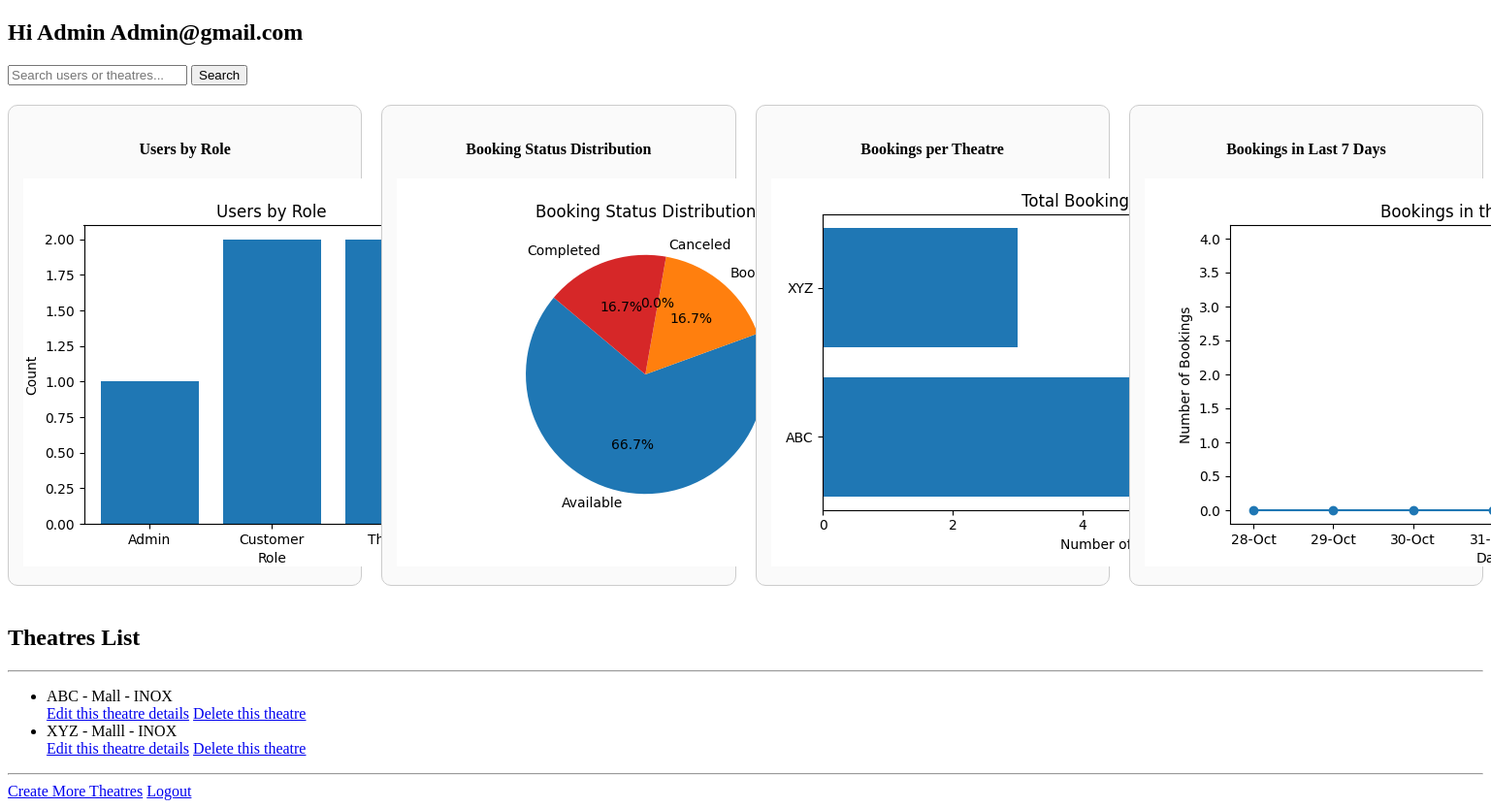
The page /dashboard (signed in) on the database its author committed.
### app.py (models this page shows)
class User(db.Model):
    uid=db.Column(db.Integer,primary_key=True,autoincrement=True)
    email=db.Column(db.String,unique=True,nullable=False)
    password=db.Column(db.String,nullable=False)
    f_rid = db.Column(db.Integer,db.ForeignKey(Role.rid),nullable=False)
    roles=db.relationship(Role,backref='users',lazy=True)

class Theatre(db.Model):
    tid=db.Column(db.Integer,primary_key=True,autoincrement=True)
    theatre_name=db.Column(db.String,unique=True,nullable=False)
    location=db.Column(db.String,nullable=False)
    franchise=db.Column(db.String,nullable=False)
    u_id=db.Column(db.Integer,db.ForeignKey(User.uid),nullable=False)
    user = db.relationship(User,backref='theatre',lazy=True)

### app.py (the view, shortened to what this page needs)
@app.route("/dashboard")
def dashboard_page():
    jinjaemail = session.get("email")
    role = session.get("f_rid")
    if role == 1:
        import os
        import matplotlib
        matplotlib.use('Agg')
        import matplotlib.pyplot as plt
        theatres = Theatre.query.all()
        users = User.query.all()
        bookings = Booking.query.all()
        graphs_path = os.path.join(app.root_path, 'static', 'graphs')
        os.makedirs(graphs_path, exist_ok=True)
        roles = Role.query.all()
        role_names = [r.role_name for r in roles]
        role_counts = [User.query.filter_by(f_rid=r.rid).count() for r in roles]
        plt.figure(figsize=(5, 4))
        plt.bar(role_names, role_counts)
        plt.title("Users by Role")
        plt.xlabel("Role")
        plt.ylabel("Count")
        users_by_role_path = os.path.join(graphs_path, "users_by_role.png")
        plt.savefig(users_by_role_path)
        plt.close()
        statuses = ['Available', 'Booked', 'Canceled', 'Completed']
        status_counts = [Booking.query.filter_by(status=s).count() for s in statuses]
        plt.figure(figsize=(5, 4))
        plt.pie(status_counts, labels=statuses, autopct='%1.1f%%', startangle=140)
        plt.title("Booking Status Distribution")
        bookings_status_path = os.path.join(graphs_path, "bookings_status.png")
        plt.savefig(bookings_status_path)
        plt.close()
        theatre_names = [t.theatre_name for t in theatres]
        theatre_counts = [Booking.query.filter_by(t_id=t.tid).count() for t in theatres]
        plt.figure(figsize=(7, 4))
        plt.barh(theatre_names, theatre_counts)
        plt.title("Total Bookings per Theatre")
        plt.xlabel("Number of Bookings")
        bookings_per_theatre_path = os.path.join(graphs_path, "bookings_per_theatre.png")
        plt.tight_layout()
        plt.savefig(bookings_per_theatre_path)
        plt.close()
        from datetime import timedelta
        from datetime import date
        today = date.today()
        last_7_days = [today - timedelta(days=i) for i in range(6, -1, -1)]
        booking_counts = [
            Booking.query.filter(Booking.booking_date == d).count()
            for d in last_7_days
        ]
        plt.figure(figsize=(7, 4))
        plt.plot([d.strftime('%d-%b') for d in last_7_days], booking_counts, marker='o')
        plt.title("Bookings in the Last 7 Days")
        plt.xlabel("Date")
        plt.ylabel("Number of Bookings")
        daily_trend_path = os.path.join(graphs_path, "daily_trend.png")
        plt.savefig(daily_trend_path)
        plt.close()
        return render_template(
            "AdminDashboard.html",
            jinjaemail=jinjaemail,
            theatres=theatres,
            users=users,
            graphs={
                "users_by_role": "graphs/users_by_role.png",
                "bookings_status": "graphs/bookings_status.png",
                "bookings_per_theatre": "graphs/bookings_per_theatre.png",
                "daily_trend": "graphs/daily_trend.png"
            }
        )

### app.py (called while the page is built)
@app.context_processor
def inject_now():
    from datetime import datetime
    return {'now': datetime.utcnow}

### templates/AdminDashboard.html (shortened to what this page needs)
<!DOCTYPE html>
<html lang="en">
<head>
</head>
<body>
    <h2>Hi Admin {{ jinjaemail }}</h2>
    <div class="search-box">
        <form method="GET" action="{{ url_for('admin_search') }}">
            <input type="text" name="query" placeholder="Search users or theatres..." required>
            <button type="submit">Search</button>
        </form>
    </div>
    <div class="graph-container">
        <div class="graph-card">
            <h4>Users by Role</h4>
            <img src="{{ url_for('static', filename=graphs['users_by_role']) }}" alt="Users by Role">
        </div>
        <div class="graph-card">
            <h4>Booking Status Distribution</h4>
            <img src="{{ url_for('static', filename=graphs['bookings_status']) }}" alt="Booking Status">
        </div>
        <div class="graph-card">
            <h4>Bookings per Theatre</h4>
            <img src="{{ url_for('static', filename=graphs['bookings_per_theatre']) }}" alt="Bookings per Theatre">
        </div>
        <div class="graph-card">
            <h4>Bookings in Last 7 Days</h4>
            <img src="{{ url_for('static', filename=graphs['daily_trend']) }}" alt="Daily Booking Trend">
        </div>
    </div>
    <h2>Theatres List</h2>
    <hr>
    {% if theatres %}
        <ul>
        {% for theatre in theatres %}
            <li>{{ theatre.theatre_name }} - {{ theatre.location }} - {{ theatre.franchise }}</li>
            <a href="/edit_theatre/{{ theatre.tid }}">Edit this theatre details</a>
            <a href="/delete_theatre/{{ theatre.tid }}">Delete this theatre</a>
        {% endfor %}
        </ul>
        <hr>
        <a href="/create_theatre">Create More Theatres</a>
    {% else %}
        <h3>No Theatres Found</h3>
        <hr>
        <a href="/create_theatre">Create It Now!</a>
    {% endif %}
    <a href="/logout">Logout</a>
</body>
</html>

### templates/AdminDashboard.html (style rules this page uses)
.graph-container { display: grid; grid-template-columns: repeat(auto-fit, minmax(300px, 1fr)); gap: 20px; margin-bottom: 40px; }
.graph-card { border: 1px solid #ccc; padding: 15px; border-radius: 10px; text-align: center; background-color: #fafafa; }
.search-box { margin: 20px 0; }

### rows shown on the page
User: email "Admin@gmail.com"
Theatre: theatre_name "ABC", location "Mall", franchise "INOX"
Theatre: theatre_name "XYZ", location "Malll", franchise "INOX"
